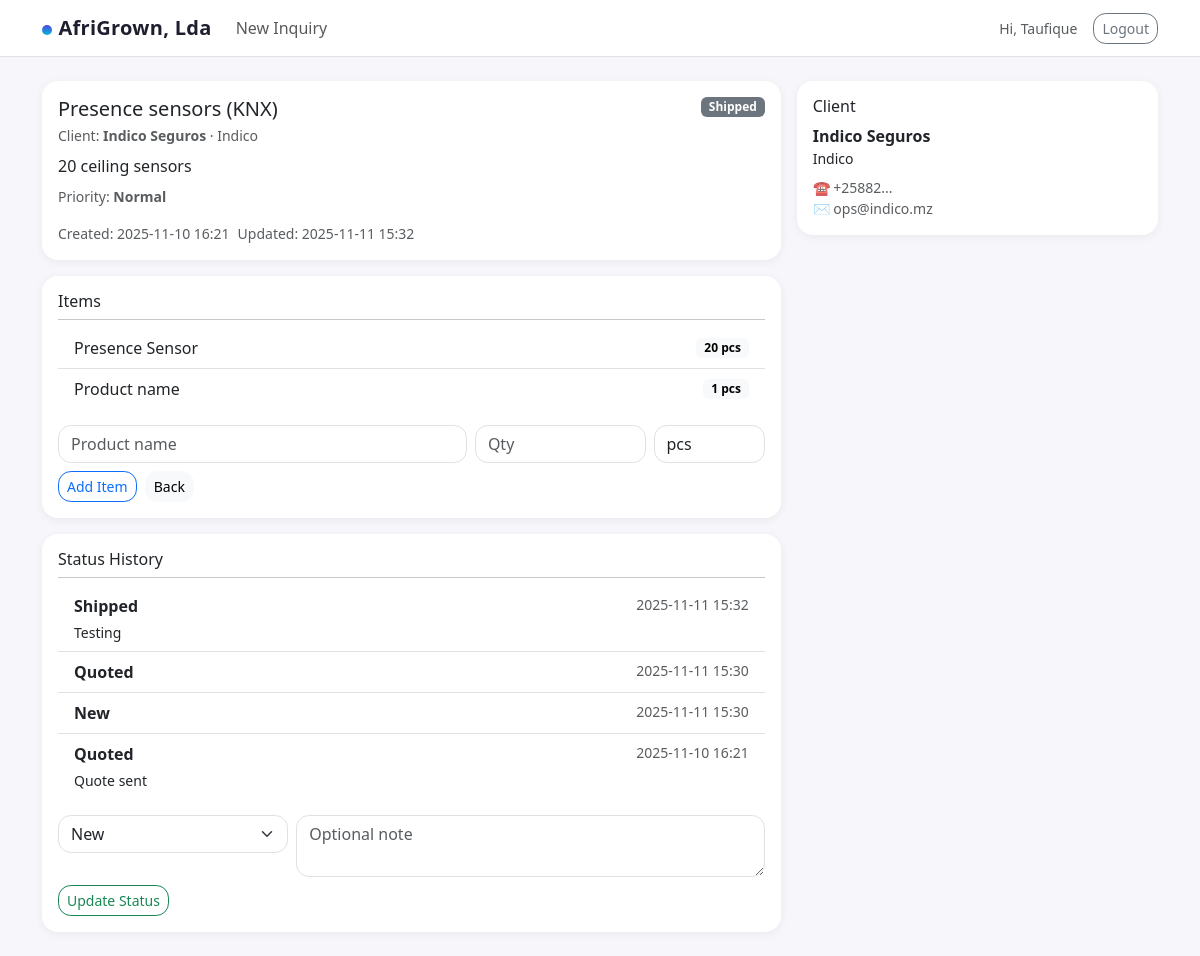
The page /inquiries/2 (signed in) on the database its author committed.
### app.py (models this page shows, shortened)
class User(UserMixin, db.Model):
    __tablename__ = "users_afrigrown"
    id = db.Column(db.Integer, primary_key=True)
    email = db.Column(db.String(255), unique=True, nullable=False)
    name = db.Column(db.String(120), nullable=False, default="User")
    password_hash = db.Column(db.String(255), nullable=False)
    is_admin = db.Column(db.Boolean, default=False)

class Inquiry(db.Model):
    __tablename__ = "inquiries_afrigrown"
    id = db.Column(db.Integer, primary_key=True)
    title = db.Column(db.String(160), nullable=False)
    description = db.Column(db.Text)
    priority = db.Column(db.String(20), default="Normal")   # Low, Normal, High, Urgent
    status = db.Column(db.String(30), default="New")        # New, Quoted, Ordered, Shipped, Delivered, Closed, Lost
    budget = db.Column(db.Float)
    currency = db.Column(db.String(12), default="MZN")
    expected_delivery = db.Column(db.Date)
    client_id = db.Column(db.Integer, db.ForeignKey("clients_afrigrown.id"), nullable=False)
    created_by = db.Column(db.Integer, db.ForeignKey("users_afrigrown.id"))
    created_at = db.Column(db.DateTime, default=datetime.utcnow)
    updated_at = db.Column(db.DateTime, default=datetime.utcnow, onupdate=datetime.utcnow)
    client = db.relationship("Client", back_populates="inquiries")
    items = db.relationship("InquiryItem", back_populates="inquiry", cascade="all, delete-orphan", lazy=True)
    events = db.relationship("StatusEvent", back_populates="inquiry", cascade="all, delete-orphan", lazy=True)

class Client(db.Model):
    __tablename__ = "clients_afrigrown"
    id = db.Column(db.Integer, primary_key=True)
    name = db.Column(db.String(120), nullable=False)
    company = db.Column(db.String(120))
    email = db.Column(db.String(255))
    phone = db.Column(db.String(50))
    notes = db.Column(db.Text)
    created_at = db.Column(db.DateTime, default=datetime.utcnow)
    inquiries = db.relationship("Inquiry", back_populates="client", lazy=True)

class InquiryItem(db.Model):
    __tablename__ = "inquiry_items_afrigrown"
    id = db.Column(db.Integer, primary_key=True)
    inquiry_id = db.Column(db.Integer, db.ForeignKey("inquiries_afrigrown.id"), nullable=False)
    product_name = db.Column(db.String(200), nullable=False)
    qty = db.Column(db.Integer, default=1)
    unit = db.Column(db.String(40), default="pcs")
    inquiry = db.relationship("Inquiry", back_populates="items")

class StatusEvent(db.Model):
    __tablename__ = "status_events_afrigrown"
    id = db.Column(db.Integer, primary_key=True)
    inquiry_id = db.Column(db.Integer, db.ForeignKey("inquiries_afrigrown.id"), nullable=False)
    status = db.Column(db.String(30), nullable=False)
    note = db.Column(db.Text)
    created_by = db.Column(db.Integer, db.ForeignKey("users_afrigrown.id"))
    created_at = db.Column(db.DateTime, default=datetime.utcnow)
    inquiry = db.relationship("Inquiry", back_populates="events")

### app.py (the view)
@app.route("/inquiries/<int:inquiry_id>")
@login_required
def inquiry_detail(inquiry_id):
    inq = Inquiry.query.get_or_404(inquiry_id)
    item_form = ItemForm()
    status_form = StatusForm()
    return render_template("inquiry_detail.html", inq=inq, item_form=item_form, status_form=status_form)

### app.py
class ItemForm(FlaskForm):
    product_name = StringField("Product", validators=[DataRequired(), Length(max=200)])
    qty = IntegerField("Qty", validators=[DataRequired(), NumberRange(min=1)])
    unit = StringField("Unit", default="pcs", validators=[Optional(), Length(max=40)])

class StatusForm(FlaskForm):
    status = SelectField(
        "Status",
        choices=[
            ("New", "New"), ("Quoted", "Quoted"), ("Ordered", "Ordered"), ("Shipped", "Shipped"),
            ("Delivered", "Delivered"), ("Closed", "Closed"), ("Lost", "Lost")
        ],
        default="New"
    )
    note = TextAreaField("Note", validators=[Optional()])

### app.py (called while the page is built)
@login_manager.user_loader
def load_user(user_id):
    return User.query.get(int(user_id))

@app.context_processor
def inject_globals():
    return {
        "now": datetime.now,   # or datetime.utcnow if you prefer UTC
        "brand": "AfriGrown",  # optional helper you can use in templates
    }

### templates/inquiry_detail.html (shortened to what this page needs)
{% extends 'base.html' %}
{% block content %}
<div class="row g-3">
  <div class="col-12 col-lg-8">
    <div class="card p-3">
      <div class="d-flex justify-content-between align-items-start flex-wrap gap-2">
        <div>
          <h5 class="mb-1">{{ inq.title }}</h5>
          <div class="small text-muted">
            Client: <strong>{{ inq.client.name }}</strong>
            {% if inq.client.company %} · {{ inq.client.company }}{% endif %}
          </div>
        </div>
        <span class="badge text-bg-secondary">{{ inq.status }}</span>
      </div>
      {% if inq.description %}
        <p class="mt-2 mb-2">{{ inq.description }}</p>
      {% endif %}
      <div class="row g-2 small text-muted">
        <div class="col-auto">Priority: <strong>{{ inq.priority }}</strong></div>
        <div class="col-auto">Created: {{ inq.created_at.strftime('%Y-%m-%d %H:%M') }}</div>
        <div class="col-auto">Updated: {{ inq.updated_at.strftime('%Y-%m-%d %H:%M') }}</div>
      </div>
    </div>
    <div class="card p-3 mt-3">
      <div class="d-flex justify-content-between align-items-center">
        <h6 class="mb-0">Items</h6>
      </div>
      <hr class="my-2">
      <ul class="list-group list-group-flush">
        {% for it in inq.items %}
          <li class="list-group-item d-flex justify-content-between align-items-center">
            <div class="me-3">{{ it.product_name }}</div>
            <span class="badge text-bg-light">{{ it.qty }} {{ it.unit }}</span>
          </li>
        {% else %}
          <li class="list-group-item text-muted">No items yet.</li>
        {% endfor %}
      </ul>
      <form class="mt-3" method="post" action="{{ url_for('add_item', inquiry_id=inq.id) }}">
        <div class="row g-2">
          <div class="col-12 col-md-7">
            {{ item_form.product_name(class="form-control", placeholder="Product name") }}
          </div>
          <div class="col-6 col-md-3">
            {{ item_form.qty(class="form-control", placeholder="Qty") }}
          </div>
          <div class="col-6 col-md-2">
            {{ item_form.unit(class="form-control", placeholder="Unit") }}
          </div>
        </div>
        <div class="mt-2">
          <button class="btn btn-outline-primary btn-sm">Add Item</button>
          <a href="{{ url_for('index') }}" class="btn btn-light btn-sm ms-1">Back</a>
        </div>
      </form>
    </div>
    <div class="card p-3 mt-3">
      <h6 class="mb-0">Status History</h6>
      <hr class="my-2">
      <ul class="list-group list-group-flush">
        {% for ev in inq.events|sort(attribute='created_at', reverse=True) %}
          <li class="list-group-item">
            <div class="d-flex justify-content-between">
              <strong>{{ ev.status }}</strong>
              <span class="text-muted small">{{ ev.created_at.strftime('%Y-%m-%d %H:%M') }}</span>
            </div>
            {% if ev.note %}<div class="small mt-1">{{ ev.note }}</div>{% endif %}
          </li>
        {% else %}
          <li class="list-group-item text-muted">No history yet.</li>
        {% endfor %}
      </ul>
      <form class="mt-3" method="post" action="{{ url_for('update_status', inquiry_id=inq.id) }}">
        <div class="row g-2">
          <div class="col-12 col-md-4">
            {{ status_form.status(class="form-select") }}
          </div>
          <div class="col-12 col-md-8">
            {{ status_form.note(class="form-control", placeholder="Optional note") }}
          </div>
        </div>
        <div class="mt-2">
          <button class="btn btn-outline-success btn-sm">Update Status</button>
        </div>
      </form>
    </div>
  </div>
  <div class="col-12 col-lg-4">
    <div class="card p-3">
      <h6 class="mb-2">Client</h6>
      <div class="fw-semibold">{{ inq.client.name }}</div>
      {% if inq.client.company %}<div class="small">{{ inq.client.company }}</div>{% endif %}
      <div class="small text-muted mt-2">
        {% if inq.client.phone %}☎ {{ inq.client.phone }}<br>{% endif %}
        {% if inq.client.email %}✉ {{ inq.client.email }}{% endif %}
      </div>
    </div>
  </div>
</div>
{% endblock %}

### templates/base.html (shortened to what this page needs)
<!doctype html>
<html lang="en">
  <head>
    <link href="https://cdn.jsdelivr.net/npm/bootstrap@5.3.3/dist/css/bootstrap.min.css" rel="stylesheet">
    <link href="{{ url_for('static', filename='login.css') }}" rel="stylesheet">
  </head>
  <body>
    <nav class="navbar navbar-expand-lg bg-white sticky-top border-bottom">
      <div class="container">
        <a class="navbar-brand" href="{{ url_for('index') }}">
          <span class="brand-dot"></span>AfriGrown, Lda
        </a>
        <div class="collapse navbar-collapse" id="nav">
          <ul class="navbar-nav me-auto mb-2 mb-lg-0">
            {% if current_user.is_authenticated %}
              <li class="nav-item">
                <a class="nav-link" href="{{ url_for('new_inquiry') }}">New Inquiry</a>
              </li>
            {% endif %}
          </ul>
          {% if current_user.is_authenticated %}
            <span class="me-3 small text-muted">Hi, {{ current_user.name }}</span>
            <a class="btn btn-outline-secondary btn-sm" href="{{ url_for('logout') }}">Logout</a>
          {% else %}
            <a class="btn btn-primary btn-sm" href="{{ url_for('login') }}">Login</a>
          {% endif %}
        </div>
      </div>
    </nav>
    <div class="container my-4">
      {% block content %}{% endblock %}
    </div>
  </body>
</html>

### static/login.css (style rules this page uses)
.brand-dot { width: 10px; height: 10px; border-radius: 999px; display: inline-block; margin-right: .4rem; background: linear-gradient(180deg, #4f46e5, #06b6d4); }

### templates/base.html (style rules this page uses)
body { background: #f7f7fb; }
.card { border: 0; box-shadow: 0 2px 10px rgba(0,0,0,0.06); border-radius: 1rem; }
.navbar-brand { font-weight: 800; letter-spacing: .3px; color: #1e1e2f; }
.form-control, .form-select { border-radius: .8rem; }
.btn { border-radius: .8rem; }

### rows shown on the page
User: name "Taufique"
Inquiry: title "Presence sensors (KNX)", status "Shipped", description "20 ceiling sensors", priority "Normal", created_at "2025-11-10 16:21", updated_at "2025-11-11 15:32"
Client: client.name "Indico Seguros", client.company "Indico", client.phone "+25882...", client.email "ops@indico.mz"
InquiryItem: product_name "Presence Sensor", qty "20", unit "pcs"
InquiryItem: product_name "Product name", qty "1", unit "pcs"
StatusEvent: status "Shipped", created_at "2025-11-11 15:32", note "Testing"
StatusEvent: status "Quoted", created_at "2025-11-11 15:30"
StatusEvent: status "New", created_at "2025-11-11 15:30"
StatusEvent: status "Quoted", created_at "2025-11-10 16:21", note "Quote sent"
